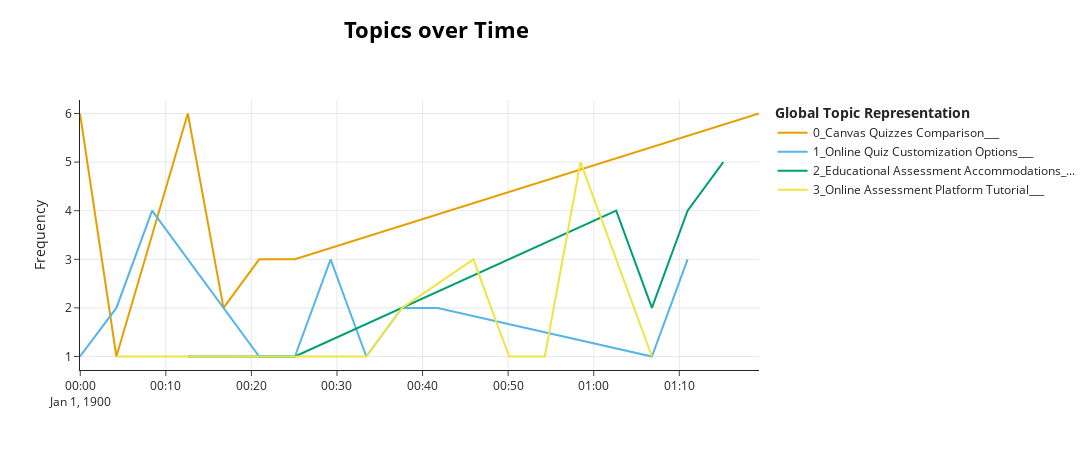

Notebook source saved alongside this figure:
### Markdown cell above
# BERTopic + LangChain

### Code cell
from helper import *
from bertopic import BERTopic
from bertopic.representation import LangChain

config = Config()
config.setFromEnv()

LangChainBot = LangChainBot(config)
chain = LangChainBot.chain
prompt = "What are these documents about? Please give a single label that is only a few words longs."
representation_model = LangChain(chain, prompt=prompt)
topic_model = BERTopic(representation_model=representation_model)

videoNames=["New Quizzes Video", "Rearrange Playlist video"]
combinedTranscripts = getcombinedTranscripts()
video = videoNames[0]

docs = combinedTranscripts[video]["Combined Lines"].tolist()
timestamps = combinedTranscripts[video]["Start"].tolist()

topics, probs = topic_model.fit_transform(docs)

# hierarchical_topics = topic_model.hierarchical_topics(docs)
# topic_model.visualize_hierarchy(hierarchical_topics=hierarchical_topics)

topics_over_time = topic_model.topics_over_time(docs, timestamps, nr_bins=20)
topic_model.visualize_topics_over_time(topics_over_time)

### Figure 1 — Plotly figure (JSON) as saved in the notebook; plotly's stock layout.template omitted (floating-point values rounded to 4 significant figures)
{"data": [{"hoverinfo": "text", "hovertext": ["<b>Topic 0</b><br>Words: Canvas New Quizzes Tutorial, , , , ", "<b>Topic 0</b><br>Words: Educational Platform Tutorial, , , , ", "<b>Topic 0</b><br>Words: Canvas LMS New Quizzes Feature, , , , ", "<b>Topic 0</b><br>Words: Educational Quiz Templates, , , , ", "<b>Topic 0</b><br>Words: Educational Quiz Platform Comparison, , , , ", "<b>Topic 0</b><br>Words: Educational Technology Training, , , , ", "<b>Topic 0</b><br>Words: Canvas Training Materials, , , , "], "marker": {"color": "#E69F00"}, "mode": "lines", "name": "0_Canvas Quizzes Comparison___", "type": "scatter", "x": ["1899-12-31T23:59:58.134021", "1900-01-01T00:04:13.438950", "1900-01-01T00:12:34.036850", "1900-01-01T00:16:44.335800", "1900-01-01T00:20:54.634750", "1900-01-01T00:25:04.933700", "1900-01-01T01:19:18.820050"], "y": [6, 1, 6, 2, 3, 3, 6]}, {"hoverinfo": "text", "hovertext": ["<b>Topic 1</b><br>Words: Online Teaching Instructions, , , , ", "<b>Topic 1</b><br>Words: Online Quiz Management, , , , ", "<b>Topic 1</b><br>Words: Canvas Quiz Features, , , , ", "<b>Topic 1</b><br>Words: Online Course Quizzes Creation, , , , ", "<b>Topic 1</b><br>Words: Educational Grading Settings, , , , ", "<b>Topic 1</b><br>Words: Online Quiz Creation Instructions, , , , ", "<b>Topic 1</b><br>Words: Educational Quiz Creation, , , , ", "<b>Topic 1</b><br>Words: Online quiz creation tools., , , , ", "<b>Topic 1</b><br>Words: Educational Quiz Setup Instructions, , , , ", "<b>Topic 1</b><br>Words: Online Quiz Settings, , , , ", "<b>Topic 1</b><br>Words: Quiz Analysis Tools, , , , "], "marker": {"color": "#56B4E9"}, "mode": "lines", "name": "1_Online Quiz Customization Options___", "type": "scatter", "x": ["1899-12-31T23:59:58.134021", "1900-01-01T00:04:13.438950", "1900-01-01T00:08:23.737900", "1900-01-01T00:20:54.634750", "1900-01-01T00:25:04.933700", "1900-01-01T00:29:15.232650", "1900-01-01T00:33:25.531600", "1900-01-01T00:37:35.830550", "1900-01-01T00:41:46.129500", "1900-01-01T01:06:47.923200", "1900-01-01T01:10:58.222150"], "y": [1, 2, 4, 1, 1, 3, 1, 2, 2, 1, 3]}, {"hoverinfo": "text", "hovertext": ["<b>Topic 2</b><br>Words: Educational Moderation Tools, , , , ", "<b>Topic 2</b><br>Words: Educational Assignment Management, , , , ", "<b>Topic 2</b><br>Words: Online Quiz Configuration Instructions, , , , ", "<b>Topic 2</b><br>Words: Online Quiz Settings, , , , ", "<b>Topic 2</b><br>Words: Accommodations for student assessments, , , , ", "<b>Topic 2</b><br>Words: Accommodations in educational testing, , , , "], "marker": {"color": "#009E73"}, "mode": "lines", "name": "2_Educational Assessment Accommodations_...", "type": "scatter", "x": ["1900-01-01T00:12:34.036850", "1900-01-01T00:25:04.933700", "1900-01-01T01:02:37.624250", "1900-01-01T01:06:47.923200", "1900-01-01T01:10:58.222150", "1900-01-01T01:15:08.521100"], "y": [1, 1, 4, 2, 4, 5]}, {"hoverinfo": "text", "hovertext": ["<b>Topic 3</b><br>Words: The documents seem to be related to \"educational assessment\" or \"question creation.\", , , , ", "<b>Topic 3</b><br>Words: The context provided does not specify the content of the documents, so I cannot accurately label them., , , , ", "<b>Topic 3</b><br>Words: Online Survey Editing, , , , ", "<b>Topic 3</b><br>Words: Educational Assessment Configuration, , , , ", "<b>Topic 3</b><br>Words: Instructional Design Tutorial, , , , ", "<b>Topic 3</b><br>Words: Educational Assessment Settings, , , , ", "<b>Topic 3</b><br>Words: Online Quiz Creation, , , , ", "<b>Topic 3</b><br>Words: Instructional Design and Accessibility, , , , ", "<b>Topic 3</b><br>Words: Online Quiz Settings, , , , "], "marker": {"color": "#F0E442"}, "mode": "lines", "name": "3_Online Assessment Platform Tutorial___", "type": "scatter", "x": ["1900-01-01T00:04:13.438950", "1900-01-01T00:16:44.335800", "1900-01-01T00:33:25.531600", "1900-01-01T00:37:35.830550", "1900-01-01T00:45:56.428450", "1900-01-01T00:50:06.727400", "1900-01-01T00:54:17.026350", "1900-01-01T00:58:27.325300", "1900-01-01T01:06:47.923200"], "y": [1, 1, 1, 2, 3, 1, 1, 5, 1]}], "layout": {"height": 450, "hoverlabel": {"bgcolor": "white", "font": {"family": "Rockwell", "size": 16}}, "legend": {"title": {"text": "<b>Global Topic Representation"}}, "title": {"font": {"color": "Black", "size": 22}, "text": "<b>Topics over Time</b>", "x": 0.4, "xanchor": "center", "y": 0.95, "yanchor": "top"}, "width": 1250, "xaxis": {"showgrid": true}, "yaxis": {"showgrid": true, "title": {"text": "Frequency"}}}}
